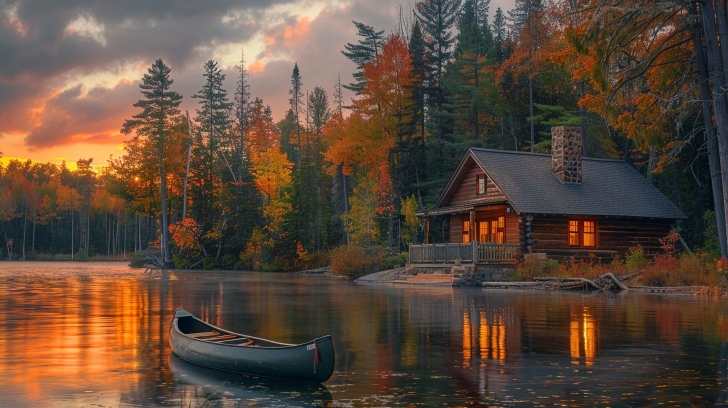
#> input picture homework_01/vid.jpg, 1456 x 816 px (shown at 1/2 size)
$ jupyter execute DE_IP_2024_Task_1.ipynb
#> lines starting #> are read from the running program, lines starting #| are printed output that depends on the picture; after the words box and inside, x2 and y2 are one past the last pixel; in counts of white or black regions, pixels touching at a corner belong together; long printed decimals are rounded
[cell 1]
import numpy as np
import cv2
import matplotlib.pyplot as plt

# Базовая работа с изображением

[cell 2]
image = cv2.imread('vid.jpg')
#> image is the input picture: shape (816, 1456, 3); mean B, G, R 58.2, 72.8, 92.3
image = cv2.cvtColor(image, cv2.COLOR_BGR2RGB)

[cell 3]
plt.imshow(image)

[cell 4]
image.shape # h,w,c
#> Out = (816, 1456, 3)

[cell 5]
image[250,250] # b,g,r
#> Out = [100, 74, 57]

[cell 6]
# ROI
img_roi = image[100:200, 500:700]

[cell 7]
plt.imshow(img_roi)

[cell 8]
b,g,r = cv2.split(image)

[cell 9]
plt.imshow(b, cmap = 'gray')

[cell 10]
plt.imshow(g, cmap = 'gray')

[cell 11]
# alternative approach
b = image[:,:,0]

[cell 12]
import copy

image2 = copy.deepcopy(image)

[cell 13]
image2[50:100,50:100] = [0,0,0]
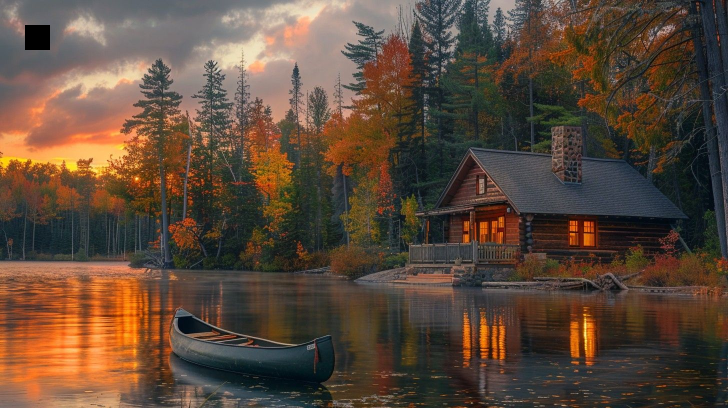
#> image2: shape (816, 1456, 3) (shown at 1/2 size); mean R, G, B 92.1, 72.6, 58

[cell 14]
plt.imshow(image2)

[cell 15]
# empty image
image_template = np.zeros(image.shape,np.uint8)

[cell 16]
plt.imshow(image_template)

# Конвертация цветовых моделей

[cell 17]
image_template[0,0]
#> Out = [0, 0, 0]

[cell 18]
image_gray = cv2.cvtColor(image, cv2.COLOR_BGR2GRAY)

[cell 19]
image_gray[0,0]
#> Out = 109

[cell 20]
image_gray.shape
#> Out = (816, 1456)

[cell 21]
image_hsv = cv2.cvtColor(image, cv2.COLOR_BGR2HSV)
#> image_hsv: shape (816, 1456, 3); mean H, S, V 85.3, 100.6, 96.2

[cell 22]
image_hsv.shape
#> Out = (816, 1456, 3)

[cell 23]
image_hsv[0,0]
#> Out = [135, 5, 110]

[cell 24]
image[0,0]
#> Out = [110, 108, 109]

[cell 25]
image_lab = cv2.cvtColor(image, cv2.COLOR_BGR2Lab)
#> image_lab: shape (816, 1456, 3); mean of channels 0, 1, 2 77.1, 129.7, 115.9

[cell 26]
image_lab[0,0]
#> Out = [117, 129, 127]

# Пороговая фильтрация

[cell 27]
_,thresh1 = cv2.threshold(image_gray,200,255,cv2.THRESH_BINARY)
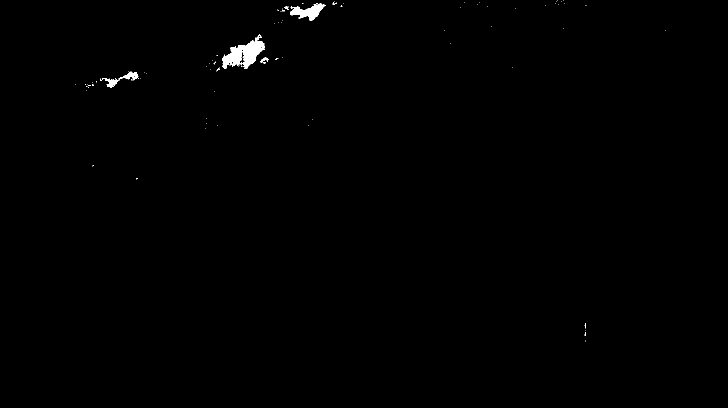
#> thresh1: shape (816, 1456) (shown at 1/2 size); 0.4% white; 93 white regions (88 under 20 px), largest, box (x1, y1, x2, y2) and area: (444, 69, 530, 138) 2626, (580, 6, 647, 42) 1135, (209, 143, 277, 176) 547, (520, 114, 537, 127) 98, (569, 13, 577, 20) 31

[cell 28]
plt.imshow(thresh1, cmap='gray')

[cell 29]
thresh1[thresh1==100].sum()
#> Out = 0

# Построение гистограммы

[cell 30]
histSize = 256
histRange = (0, 256)
accumulate = False

b_hist = cv2.calcHist([b], [0], None, [histSize], histRange, accumulate=accumulate)
#> b_hist = 256 values, max 10785 at index 45, min 1103 at index 243, mean 4641

[cell 31]
plt.plot(b_hist)
#> figure, not shown here; curve peaks at x = 45, y = 10785

[cell 32]
b_hist_cum = b_hist.cumsum()
#> b_hist_cum = 256 values from 1872 to 1188096

[cell 33]
plt.plot(b_hist_cum)
#> figure, not shown here; curve peaks at x = 255, y = 1188096

[cell 34]
b_hist_norm = b_hist /  (image.shape[0] * image.shape[1])
#> b_hist_norm = 256 values, max 0.00908 at index 45, min 0.000928 at index 243, mean 0.00391

[cell 35]
plt.plot(b_hist_norm)
#> figure, not shown here; curve peaks at x = 45, y = 0.00908

# Сравнение двух изображений

[cell 36]
from skimage.metrics import structural_similarity, mean_squared_error

image2_gray = cv2.cvtColor(image2, cv2.COLOR_BGR2GRAY)
(ssim, diff) = structural_similarity(image_gray, image2_gray, full=True)
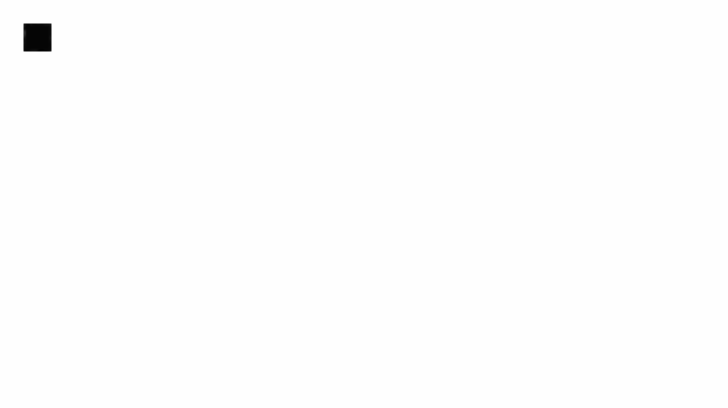
#> diff: shape (816, 1456) float64 (shown at 1/2 size); min -0.0214, max 1, mean 0.997; drawn with min black and max white
#> ssim = 0.997
diff = (diff * 255).astype("uint8")
print("SSIM: {}".format(ssim))
#| SSIM: 0.9974

[cell 37]
plt.imshow(diff)

[cell 38]
mse = mean_squared_error(image_gray, image_gray)
#> mse = 0
mse
#> Out = 0

# Статистические характеристики изображений

[cell 39]
mean = image_gray.mean()
#> mean = 70.67

[cell 40]
std = image_gray.std()
#> std = 39.37

[cell 41]
print(mean,std)
#| 70.674 39.366

[cell 42]
eq_gray = cv2.equalizeHist(image_gray)

[cell 43]
plt.imshow(eq_gray, cmap="gray")

[cell 44]
plt.imshow(image_gray, cmap="gray")

[cell 45]
# Задание 1
sar_1_gray_dz = cv2.imread('vid_gray.jpg', cv2.IMREAD_GRAYSCALE)
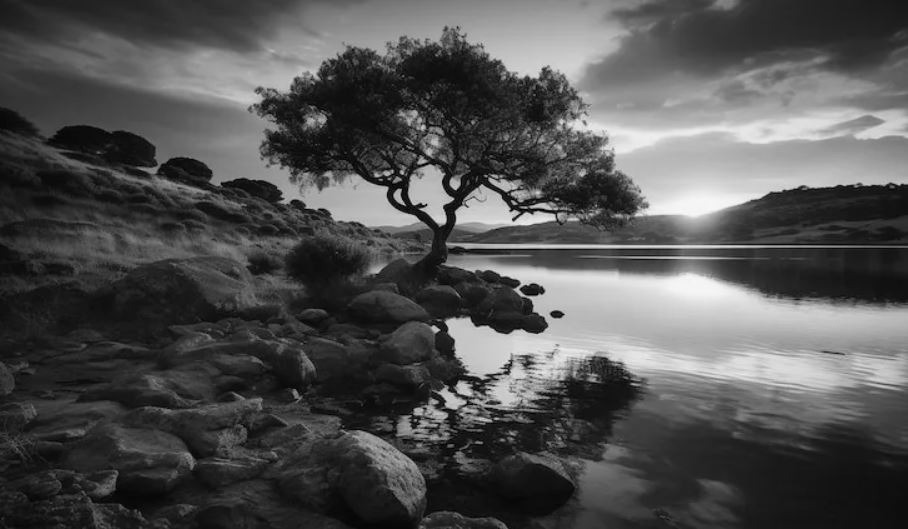
#> input picture homework_01/vid_gray.jpg, 908 x 529 px
#> sar_1_gray_dz is the input picture: shape (529, 908); min 0, max 250, mean 81.4
plt.imshow(sar_1_gray_dz, cmap='gray')

[cell 46]
sar_1_gray_dz.shape
#> Out = (529, 908)

[cell 47]
# Задание 2
histSize = 256
histRange = (0, 256)
accumulate = False

gray_hist_dz = cv2.calcHist([sar_1_gray_dz], [0], None, [histSize], histRange, accumulate=accumulate)
#> gray_hist_dz = 256 values, max 7420 at index 25, min 0 at index 251, mean 1876.3

[cell 48]
plt.plot(gray_hist_dz)
#> figure, not shown here; curve peaks at x = 25, y = 7420

[cell 49]
gray_hist_dz_cum = gray_hist_dz.cumsum()
#> gray_hist_dz_cum = 256 values from 33 to 480332
plt.plot(gray_hist_dz_cum)
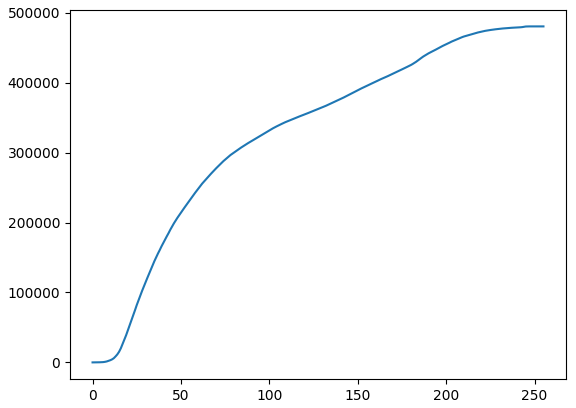
#> figure drawn by matplotlib, 1 panel; curve peaks at x = 250, y = 480332

[cell 50]
gray_hist_dz_norm = gray_hist_dz / (sar_1_gray_dz.shape[0] * sar_1_gray_dz.shape[1])
#> gray_hist_dz_norm = 256 values, max 0.0154 at index 25, min 0 at index 251, mean 0.00391
plt.plot(gray_hist_dz_norm)
#> figure, not shown here; curve peaks at x = 25, y = 0.0154

[cell 51]
# Задание 3
def gamma_correction(image, gamma):
#> called with gamma = 0.5
    table = np.array([((i / 255.0) ** gamma) * 255 for i in range(256)]).astype(np.uint8)
    return cv2.LUT(image, table)

[cell 52]
# gamma < 1
image_gamma_low_dz = gamma_correction(sar_1_gray_dz, 0.5)
plt.imshow(image_gamma_low_dz, cmap='gray')

[cell 53]
# gamma > 1
image_gamma_high_dz = gamma_correction(sar_1_gray_dz, 2.0)
plt.imshow(image_gamma_high_dz, cmap='gray')

[cell 54]
# Задание 4
from skimage.metrics import structural_similarity, mean_squared_error

[cell 55]
# gamma < 1
(ssim_low_dz, diff_low_dz) = structural_similarity(sar_1_gray_dz, image_gamma_low_dz, full=True, data_range=255)
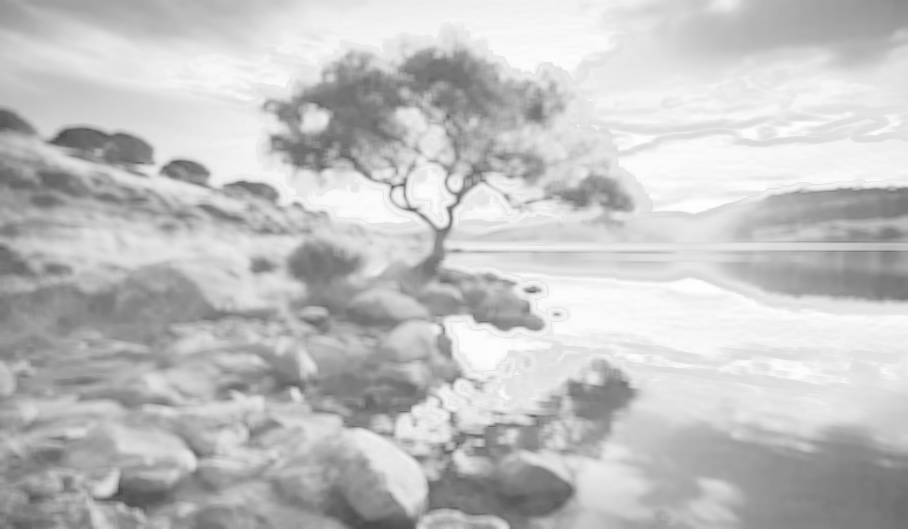
#> diff_low_dz: shape (529, 908) float64; min 0.288, max 1, mean 0.76
#> ssim_low_dz = 0.761
diff_low_dz = np.clip((1 - diff_low_dz) * 255, 0, 255).astype("uint8")
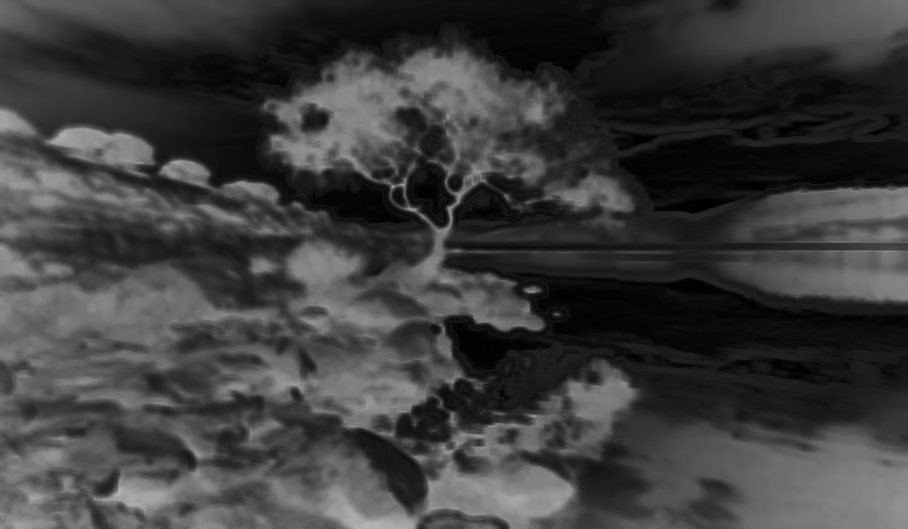
#> diff_low_dz: shape (529, 908); min 0, max 181, mean 60.8
print("SSIM (gamma<1): {}".format(ssim_low_dz))
#| SSIM (gamma<1): 0.761

[cell 56]
mse_low_dz = mean_squared_error(sar_1_gray_dz, image_gamma_low_dz)
#> mse_low_dz = 2858.3
mse_low_dz
#> Out = 2858.3

[cell 57]
# gamma > 1
(ssim_high_dz, diff_high_dz) = structural_similarity(sar_1_gray_dz, image_gamma_high_dz, full=True, data_range=255)
#> ssim_high_dz = 0.477
diff_high_dz = np.clip((1 - diff_high_dz) * 255, 0, 255).astype("uint8")
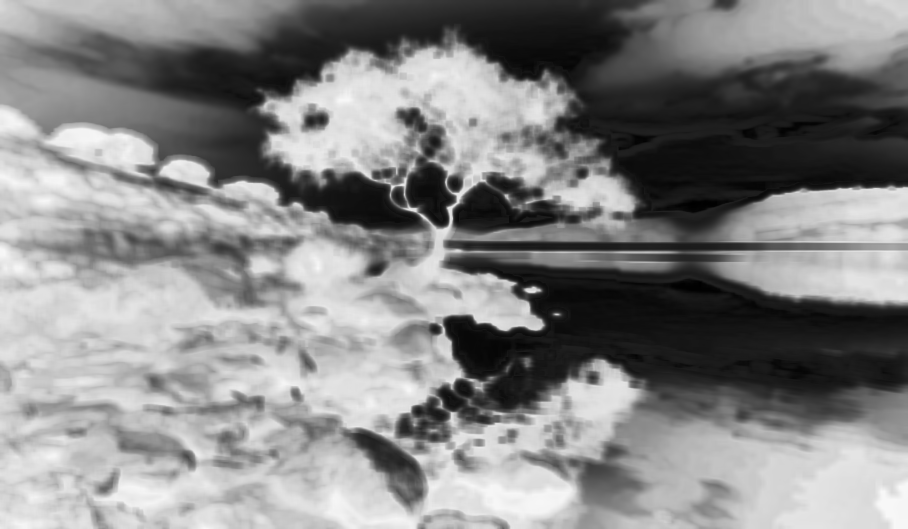
#> diff_high_dz: shape (529, 908); min 0, max 247, mean 133.4
print("SSIM (gamma>1): {}".format(ssim_high_dz))
#| SSIM (gamma>1): 0.4774

[cell 58]
mse_high_dz = mean_squared_error(sar_1_gray_dz, image_gamma_high_dz)
#> mse_high_dz = 1928.4
mse_high_dz
#> Out = 1928.4

[cell 59]
print(f"SSIM (gamma < 1): {ssim_low_dz:.4f}, MSE: {mse_low_dz:.2f}")
#| SSIM (gamma < 1): 0.7610, MSE: 2858.34
print(f"SSIM (gamma > 1): {ssim_high_dz:.4f}, MSE: {mse_high_dz:.2f}")
#| SSIM (gamma > 1): 0.4774, MSE: 1928.44

[cell 60]
fig, axes = plt.subplots(2, 3, figsize=(15, 10))

axes[0, 0].imshow(sar_1_gray_dz, cmap='gray')
axes[0, 0].set_title('Оригинал')

axes[0, 1].imshow(image_gamma_low_dz, cmap='gray')
axes[0, 1].set_title('gamma < 1 (0.5)')

axes[0, 2].imshow(image_gamma_high_dz, cmap='gray')
axes[0, 2].set_title('gamma > 1 (2.0)')

axes[1, 0].imshow(diff_low_dz, cmap='gray')
axes[1, 0].set_title('SSIM diff (gamma < 1)')

axes[1, 1].imshow(diff_high_dz, cmap='gray')
axes[1, 1].set_title('SSIM diff (gamma > 1)')

axes[1, 2].axis('off')

for ax in axes.flat:
    ax.axis('off')

plt.tight_layout()
plt.show()

[cell 61]
# Задание 5
eq_gray.mean(), eq_gray.std()
#> Out = (128.7, 73.2)

[cell 62]
sar_1_gray_dz.mean(), sar_1_gray_dz.std()
#> Out = (81.38, 61.6)

[cell 63]
def match_statistics(src, ref):
    src = src.astype(np.float32)
    ref = ref.astype(np.float32)
    out = (src - src.mean()) * (ref.std() / (src.std() + 1e-8)) + ref.mean()
    return np.clip(out, 0, 255).astype(np.uint8)
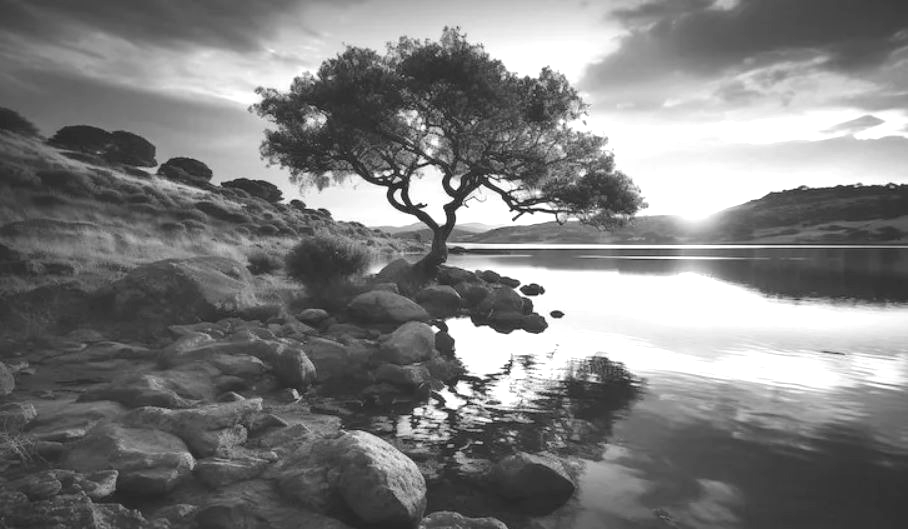
#> returned value: shape (529, 908); min 32, max 255, mean 126.2

[cell 64]
stat_corrected_dz = match_statistics(sar_1_gray_dz, eq_gray)
stat_corrected_dz.mean(), stat_corrected_dz.std()
#> Out = (126.2, 69.13)

[cell 65]
plt.imshow(stat_corrected_dz, cmap='gray')

[cell 66]
# Задание 6
_, thresh_50_dz = cv2.threshold(sar_1_gray_dz, 50, 255, cv2.THRESH_BINARY)
#> thresh_50_dz: shape (529, 908); 55.4% white; 511 black regions (466 under 20 px), largest, box (x1, y1, x2, y2) and area: (0, 43, 675, 529) 155091, (600, 423, 908, 529) 23537, (727, 0, 908, 59) 8118
plt.imshow(thresh_50_dz, cmap='gray')

[cell 67]
_, thresh_127_dz = cv2.threshold(sar_1_gray_dz, 127, 255, cv2.THRESH_BINARY)
#> thresh_127_dz: shape (529, 908); 24.7% white; 258 white regions (210 under 20 px), largest, box (x1, y1, x2, y2) and area: (150, 0, 908, 232) 66608, (444, 260, 908, 410) 41962, (455, 185, 556, 232) 2292
plt.imshow(thresh_127_dz, cmap='gray')

[cell 68]
_, thresh_tozero_inv_dz = cv2.threshold(sar_1_gray_dz, 127, 255, cv2.THRESH_TOZERO_INV)
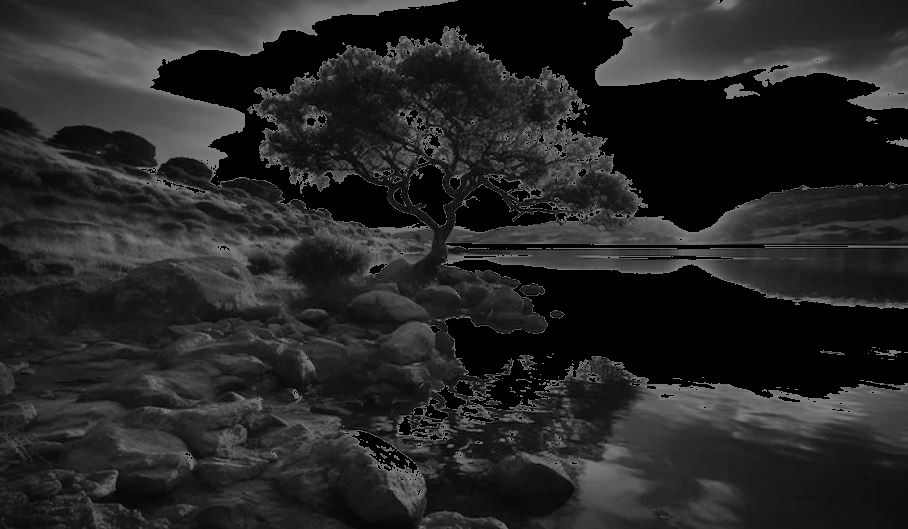
#> thresh_tozero_inv_dz: shape (529, 908); min 0, max 127, mean 37.8
plt.imshow(thresh_tozero_inv_dz, cmap='gray')
